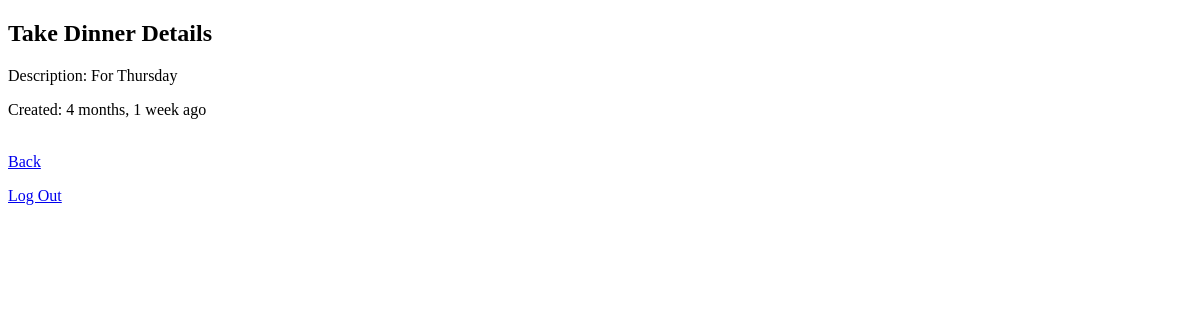
Page /tasks/tasks/12/detail/ on the earlier database version.
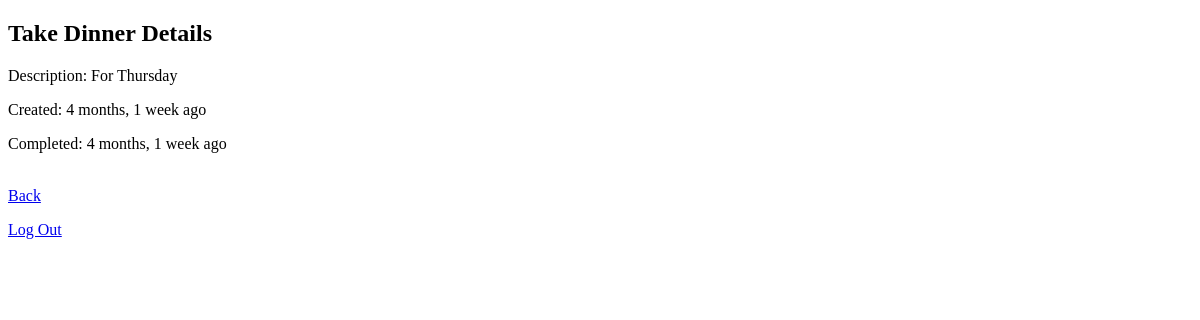
Same page on the later database version.
### todoapp/models.py (models this page shows, shortened)
class Task(models.Model):
    user = models.ForeignKey(User, on_delete=models.CASCADE,null=True, blank=True, default=get_admin_user)
    title = models.CharField(max_length=255)
    description = models.TextField()
    stage_choices = [
        ('todo', 'Todo'),
        ('doing', 'Doing'),
        ('done', 'Done'),
    ]
    stage = models.CharField(max_length=10, choices=stage_choices, default='todo')
    created_at = models.DateTimeField(auto_now_add=True)
    completed_at = models.DateTimeField(null=True, blank=True)

### todoapp/views.py (the view)
# urls.py: path('tasks/<int:pk>/detail/', task_detail, name='task-detail'),
def task_detail(request, pk):
    task = get_object_or_404(Task, pk=pk)
    return render(request, 'task_detail.html', {'task': task})

### todoapp/templates/task_detail.html
{% extends 'base.html' %}
{% block content %}
  <h2>{{ task.title }} Details</h2>
  <p>Description: {{ task.description }}</p>
  <p>Created: {{ task.created_at|timesince }} ago</p>
  {% if task.completed_at %}
    <p>Completed: {{ task.completed_at|timesince }} ago</p>
  {% endif %}
<br/>
<a href="{% url 'task-list' %}">Back</a>
<br/>
<p><a href="/tasks/logout/">Log Out</a></p>
{% endblock %}

Differences in the rows shown:
changed Task "Take Dinner": completed_at (not shown) → "4 months, 1 week"
Other differences:
text now shown: "Completed: ago"
